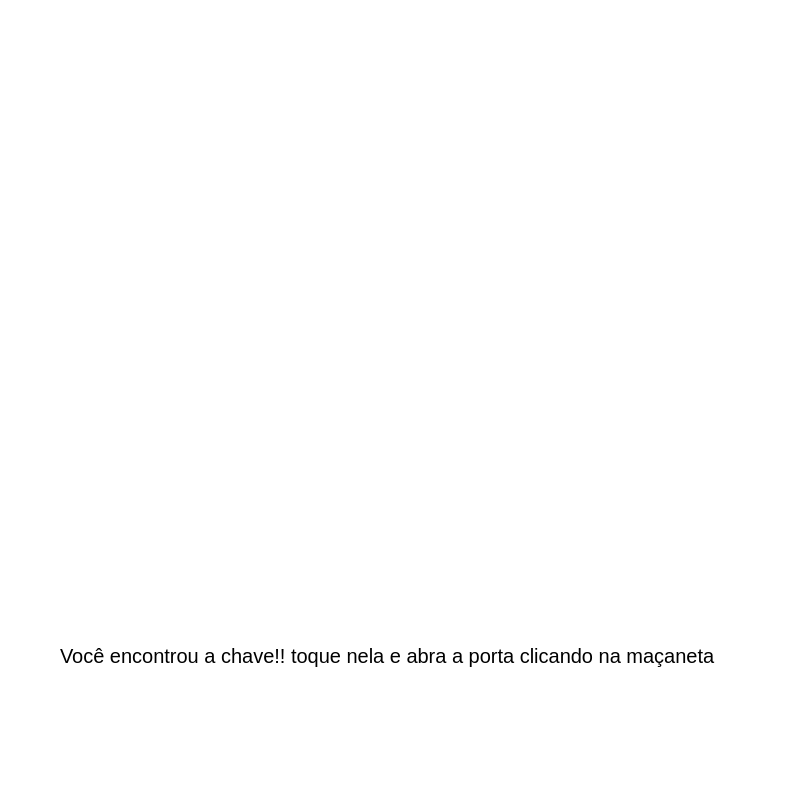
<?xml version="1.0" encoding="UTF-8"?>
<ui version="4.0">
 <class>key</class>
 <widget class="QMainWindow" name="key">
  <property name="geometry">
   <rect>
    <x>0</x>
    <y>0</y>
    <width>800</width>
    <height>800</height>
   </rect>
  </property>
  <property name="minimumSize">
   <size>
    <width>800</width>
    <height>800</height>
   </size>
  </property>
  <property name="maximumSize">
   <size>
    <width>800</width>
    <height>800</height>
   </size>
  </property>
  <property name="windowTitle">
   <string>MainWindow</string>
  </property>
  <property name="styleSheet">
   <string notr="true">background-color: white;</string>
  </property>
  <widget class="QWidget" name="centralwidget">
   <widget class="QLabel" name="label">
    <property name="geometry">
     <rect>
      <x>200</x>
      <y>80</y>
      <width>381</width>
      <height>421</height>
     </rect>
    </property>
    <property name="text">
     <string/>
    </property>
    <property name="pixmap">
     <pixmap>chave.png</pixmap>
    </property>
    <property name="scaledContents">
     <bool>true</bool>
    </property>
   </widget>
   <widget class="QLabel" name="label_2">
    <property name="geometry">
     <rect>
      <x>60</x>
      <y>630</y>
      <width>771</width>
      <height>51</height>
     </rect>
    </property>
    <property name="styleSheet">
     <string notr="true">font-size:20px;</string>
    </property>
    <property name="text">
     <string>Você encontrou a chave!! toque nela e abra a porta clicando na maçaneta</string>
    </property>
   </widget>
   <widget class="QPushButton" name="out_home">
    <property name="geometry">
     <rect>
      <x>280</x>
      <y>80</y>
      <width>231</width>
      <height>391</height>
     </rect>
    </property>
    <property name="text">
     <string/>
    </property>
    <property name="flat">
     <bool>true</bool>
    </property>
   </widget>
  </widget>
 </widget>
 <resources/>
 <connections/>
</ui>
